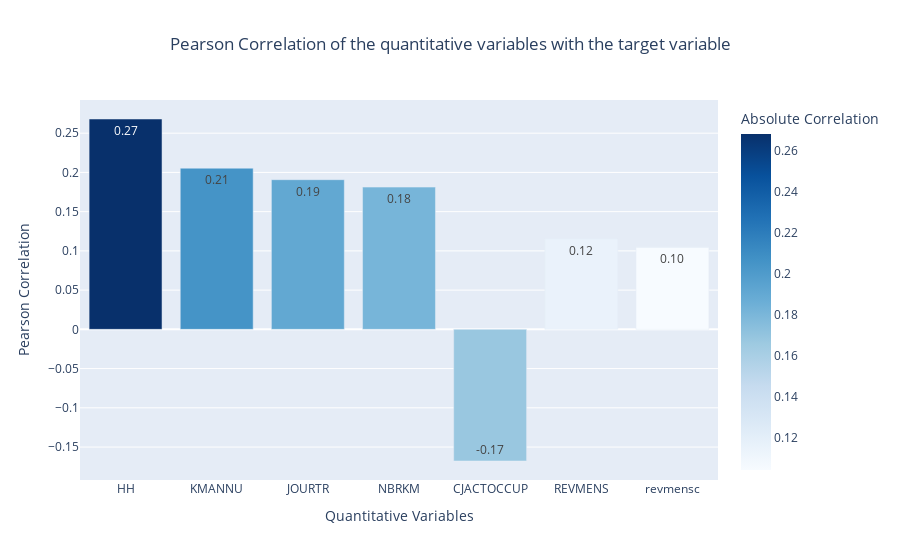

This figure's notebook cell:
### Code cell
fig = px.bar(
    quant_corr_filtered,
    x="Column",
    y="Correlation",
    color=abs(quant_corr_filtered["Correlation"]),
    text="Correlation",
    color_continuous_scale=px.colors.sequential.Blues,
    title="Pearson Correlation of the quantitative variables with the target variable",
)
fig.update_traces(texttemplate="%{text:.2f}", textposition="inside")
fig.update_layout(
    xaxis_title="Quantitative Variables",
    yaxis_title="Pearson Correlation",
    title_x=0.5,  # Center the title
    coloraxis_colorbar=dict(
        title="Absolute Correlation"
    ),
    uniformtext_minsize=8,
    uniformtext_mode='hide'
)
fig.show()

### Figure 1 — Plotly figure (JSON) as saved in the notebook; plotly's stock layout.template omitted (floating-point values rounded to 4 significant figures)
{"data": [{"alignmentgroup": "True", "hovertemplate": "Column=%{x}<br>Correlation=%{text}<br>color=%{marker.color}<extra></extra>", "legendgroup": "", "marker": {"color": [0.2681, 0.2054, 0.1907, 0.1813, 0.1678, 0.1152, 0.1044], "coloraxis": "coloraxis", "pattern": {"shape": ""}}, "name": "", "offsetgroup": "", "orientation": "v", "showlegend": false, "text": [0.2681, 0.2054, 0.1907, 0.1813, -0.1678, 0.1152, 0.1044], "textposition": "inside", "texttemplate": "%{text:.2f}", "type": "bar", "x": ["HH", "KMANNU", "JOURTR", "NBRKM", "CJACTOCCUP", "REVMENS", "revmensc"], "xaxis": "x", "y": [0.2681, 0.2054, 0.1907, 0.1813, -0.1678, 0.1152, 0.1044], "yaxis": "y"}], "layout": {"barmode": "relative", "coloraxis": {"colorbar": {"title": {"text": "Absolute Correlation"}}, "colorscale": [[0, "rgb(247,251,255)"], [0.125, "rgb(222,235,247)"], [0.25, "rgb(198,219,239)"], [0.375, "rgb(158,202,225)"], [0.5, "rgb(107,174,214)"], [0.625, "rgb(66,146,198)"], [0.75, "rgb(33,113,181)"], [0.875, "rgb(8,81,156)"], [1, "rgb(8,48,107)"]]}, "legend": {"tracegroupgap": 0}, "title": {"text": "Pearson Correlation of the quantitative variables with the target variable", "x": 0.5}, "uniformtext": {"minsize": 8, "mode": "hide"}, "xaxis": {"anchor": "y", "domain": [0, 1], "title": {"text": "Quantitative Variables"}}, "yaxis": {"anchor": "x", "domain": [0, 1], "title": {"text": "Pearson Correlation"}}}}
